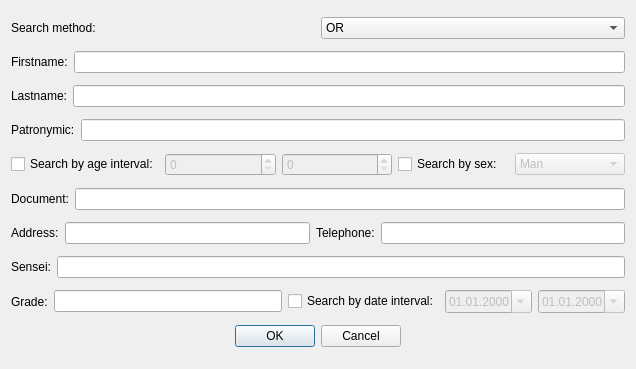
<?xml version="1.0" encoding="UTF-8"?>
<ui version="4.0">
 <class>SearchDialog</class>
 <widget class="QDialog" name="SearchDialog">
  <property name="geometry">
   <rect>
    <x>0</x>
    <y>0</y>
    <width>636</width>
    <height>369</height>
   </rect>
  </property>
  <property name="windowTitle">
   <string>Search</string>
  </property>
  <layout class="QVBoxLayout" name="verticalLayout">
   <item>
    <layout class="QHBoxLayout" name="horizontalLayout_10">
     <item>
      <widget class="QLabel" name="label_12">
       <property name="text">
        <string>Search method:</string>
       </property>
      </widget>
     </item>
     <item>
      <widget class="QComboBox" name="searchMethod">
       <item>
        <property name="text">
         <string>OR</string>
        </property>
       </item>
       <item>
        <property name="text">
         <string>AND</string>
        </property>
       </item>
      </widget>
     </item>
    </layout>
   </item>
   <item>
    <layout class="QHBoxLayout" name="horizontalLayout">
     <item>
      <widget class="QLabel" name="label">
       <property name="text">
        <string>Firstname:</string>
       </property>
      </widget>
     </item>
     <item>
      <widget class="QLineEdit" name="firstname"/>
     </item>
    </layout>
   </item>
   <item>
    <layout class="QHBoxLayout" name="horizontalLayout_2">
     <item>
      <widget class="QLabel" name="label_2">
       <property name="text">
        <string>Lastname:</string>
       </property>
      </widget>
     </item>
     <item>
      <widget class="QLineEdit" name="lastname"/>
     </item>
    </layout>
   </item>
   <item>
    <layout class="QHBoxLayout" name="horizontalLayout_3">
     <item>
      <widget class="QLabel" name="label_3">
       <property name="text">
        <string>Patronymic:</string>
       </property>
      </widget>
     </item>
     <item>
      <widget class="QLineEdit" name="patronym"/>
     </item>
    </layout>
   </item>
   <item>
    <layout class="QHBoxLayout" name="horizontalLayout_4">
     <item>
      <widget class="QCheckBox" name="searchByAge">
       <property name="text">
        <string>Search by age interval:</string>
       </property>
      </widget>
     </item>
     <item>
      <widget class="QSpinBox" name="ageStart">
       <property name="enabled">
        <bool>false</bool>
       </property>
      </widget>
     </item>
     <item>
      <widget class="QSpinBox" name="ageEnd">
       <property name="enabled">
        <bool>false</bool>
       </property>
      </widget>
     </item>
     <item>
      <widget class="QCheckBox" name="searchBySex">
       <property name="text">
        <string>Search by sex:</string>
       </property>
      </widget>
     </item>
     <item>
      <widget class="QComboBox" name="sex">
       <property name="enabled">
        <bool>false</bool>
       </property>
       <item>
        <property name="text">
         <string>Man</string>
        </property>
       </item>
       <item>
        <property name="text">
         <string>Woman</string>
        </property>
       </item>
      </widget>
     </item>
    </layout>
   </item>
   <item>
    <layout class="QHBoxLayout" name="horizontalLayout_5">
     <item>
      <widget class="QLabel" name="label_5">
       <property name="text">
        <string>Document:</string>
       </property>
      </widget>
     </item>
     <item>
      <widget class="QLineEdit" name="document"/>
     </item>
    </layout>
   </item>
   <item>
    <layout class="QHBoxLayout" name="horizontalLayout_6">
     <item>
      <widget class="QLabel" name="label_6">
       <property name="text">
        <string>Address:</string>
       </property>
      </widget>
     </item>
     <item>
      <widget class="QLineEdit" name="addres"/>
     </item>
     <item>
      <widget class="QLabel" name="label_7">
       <property name="text">
        <string>Telephone:</string>
       </property>
      </widget>
     </item>
     <item>
      <widget class="QLineEdit" name="telephone"/>
     </item>
    </layout>
   </item>
   <item>
    <layout class="QHBoxLayout" name="horizontalLayout_9">
     <item>
      <widget class="QLabel" name="label_9">
       <property name="text">
        <string>Sensei:</string>
       </property>
      </widget>
     </item>
     <item>
      <widget class="QLineEdit" name="sensei"/>
     </item>
    </layout>
   </item>
   <item>
    <layout class="QHBoxLayout" name="horizontalLayout_7">
     <item>
      <widget class="QLabel" name="label_10">
       <property name="text">
        <string>Grade:</string>
       </property>
      </widget>
     </item>
     <item>
      <widget class="QLineEdit" name="grade"/>
     </item>
     <item>
      <widget class="QCheckBox" name="checkBox">
       <property name="text">
        <string>Search by date interval:</string>
       </property>
      </widget>
     </item>
     <item>
      <widget class="QDateEdit" name="gradeDateStart">
       <property name="enabled">
        <bool>false</bool>
       </property>
       <property name="displayFormat">
        <string>dd.MM.yyyy</string>
       </property>
       <property name="calendarPopup">
        <bool>true</bool>
       </property>
      </widget>
     </item>
     <item>
      <widget class="QDateEdit" name="gradeDateEnd">
       <property name="enabled">
        <bool>false</bool>
       </property>
       <property name="displayFormat">
        <string>dd.MM.yyyy</string>
       </property>
       <property name="calendarPopup">
        <bool>true</bool>
       </property>
      </widget>
     </item>
    </layout>
   </item>
   <item>
    <widget class="QDialogButtonBox" name="buttonBox">
     <property name="orientation">
      <enum>Qt::Horizontal</enum>
     </property>
     <property name="standardButtons">
      <set>QDialogButtonBox::Cancel|QDialogButtonBox::Ok</set>
     </property>
     <property name="centerButtons">
      <bool>true</bool>
     </property>
    </widget>
   </item>
  </layout>
 </widget>
 <resources/>
 <connections>
  <connection>
   <sender>buttonBox</sender>
   <signal>accepted()</signal>
   <receiver>SearchDialog</receiver>
   <slot>accept()</slot>
   <hints>
    <hint type="sourcelabel">
     <x>248</x>
     <y>254</y>
    </hint>
    <hint type="destinationlabel">
     <x>157</x>
     <y>274</y>
    </hint>
   </hints>
  </connection>
  <connection>
   <sender>buttonBox</sender>
   <signal>rejected()</signal>
   <receiver>SearchDialog</receiver>
   <slot>reject()</slot>
   <hints>
    <hint type="sourcelabel">
     <x>316</x>
     <y>260</y>
    </hint>
    <hint type="destinationlabel">
     <x>286</x>
     <y>274</y>
    </hint>
   </hints>
  </connection>
 </connections>
</ui>
